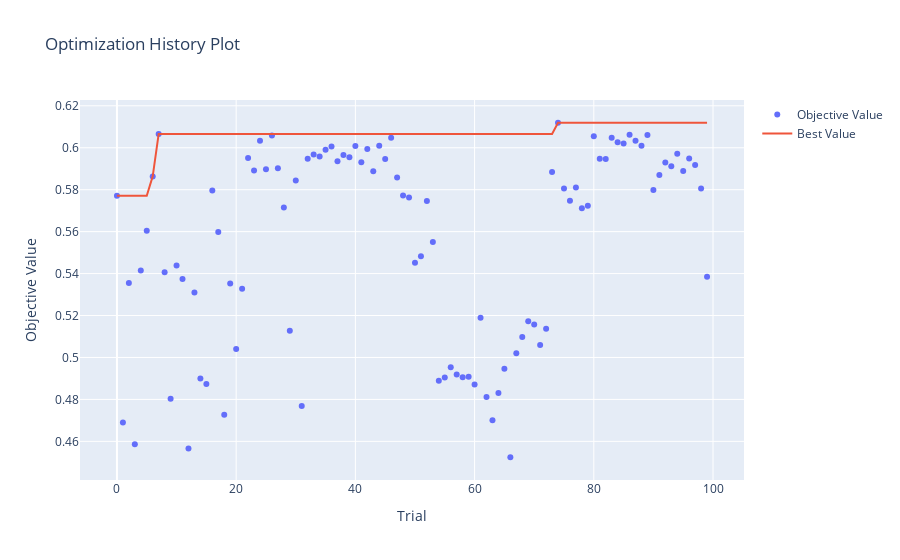

This figure's notebook cell:
### Code cell
from optuna.visualization import plot_optimization_history, plot_slice

plot_optimization_history(study)
